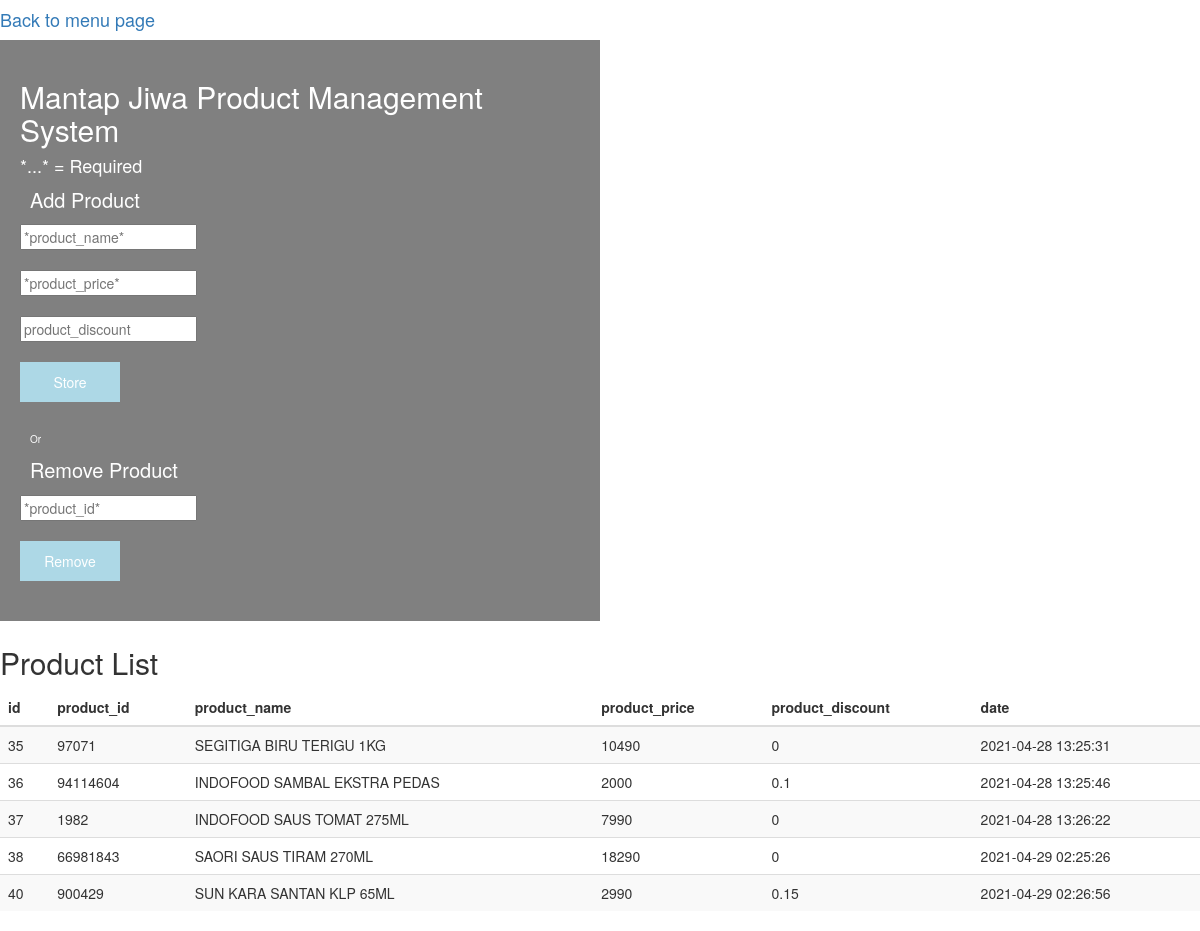
Screenshot of /store.php (signed in) with the database file from the repository.
### tables this page shows
CREATE TABLE `products` (
  `id` int(11) NOT NULL,
  `product_id` bigint(20) NOT NULL,
  `product_name` varchar(100) NOT NULL,
  `product_price` bigint(20) NOT NULL,
  `product_discount` float NOT NULL DEFAULT '0',
  `date` timestamp NOT NULL DEFAULT CURRENT_TIMESTAMP
);

### store.php (the view, shortened to what this page needs)
<?php
    include("connection.php");
?>
<!DOCTYPE html>
<html lang="en">
<head>
    <link rel="stylesheet" href="https://maxcdn.bootstrapcdn.com/bootstrap/3.3.5/css/bootstrap.min.css">
</head>
<body>
    <h4><a href="index.php">Back to menu page</a></h4>
     <div id="box">
        <form method="post" action="store.php">
            <h2 style="color: white;">Mantap Jiwa Product Management System</h2>
            <h4 style="color: white;">*...* = Required</h4>
            <div style="font-size: 20px;margin: 10px; color: white;">Add Product</div>
            <input type="text" id="product_name" name="product_name" placeholder="*product_name*"><br><br>
            <input type="text" id="product_price" name="product_price" placeholder="*product_price*"><br><br>
            <input type="text" id="product_discount" name="product_discount" placeholder="product_discount"><br><br>
            <input id="button" type="submit" name="bt_store" value="Store"><br><br>
            <div style="font-size: 10px;margin: 10px; color: white;">Or</div>
            <div style="font-size: 20px;margin: 10px; color: white;">Remove Product</div>
            <input type="text" id="product_id" name="product_id" placeholder="*product_id*"><br><br>
            <input id="button" type="submit" name="bt_remove" value="Remove"><br><br>
        </form>
    </div>
<?php
    $product_data = mysqli_query($con,"SELECT * FROM products");
    $num_row = mysqli_num_rows($product_data);
    echo "<h2>Product List</h2>
    <table id='product_list' class='table table-striped'>
    <thead>
        <tr>
            <th>id</th>
            <th>product_id</th>
            <th>product_name</th>
            <th>product_price</th>
            <th>product_discount</th>
            <th>date</th>
        </tr>
    </thead>
    <tbody>\r\n";
    if($num_row > 0){
        while($row = mysqli_fetch_array($product_data))
        {
        echo "<tr>";
        echo "<td>" . $row['id'] . "</td>";
        echo "<td>" . $row['product_id'] . "</td>";
        echo "<td>" . $row['product_name'] . "</td>";
        echo "<td>" . $row['product_price'] . "</td>";
        echo "<td>" . $row['product_discount'] . "</td>";
        echo "<td>" . $row['date'] . "</td>";
        echo "</tr>\r\n";
        }
        echo " </tbody>\r\n";
        echo "</table>";
    }
?>
</body>
</html>

### store.php (style rules this page uses)
#button { padding: 10px; width: 100px; color: white; background-color: lightblue; border: none; cursor:pointer; }
#box { background-color: grey; margin-bottom: 25px; width: 600px; padding: 20px; }

### rows the page displays
products: id "35", product "97071", product_price "10490", product_discount "0", date "2021-04-28 13:25:31"
products: id "36", product "94114604", product_price "2000", product_discount "0.1", date "2021-04-28 13:25:46"
products: id "37", product "1982", product_price "7990", product_discount "0", date "2021-04-28 13:26:22"
products: id "38", product "66981843", product_price "18290", product_discount "0", date "2021-04-29 02:25:26"
products: id "40", product "900429", product_price "2990", product_discount "0.15", date "2021-04-29 02:26:56"
